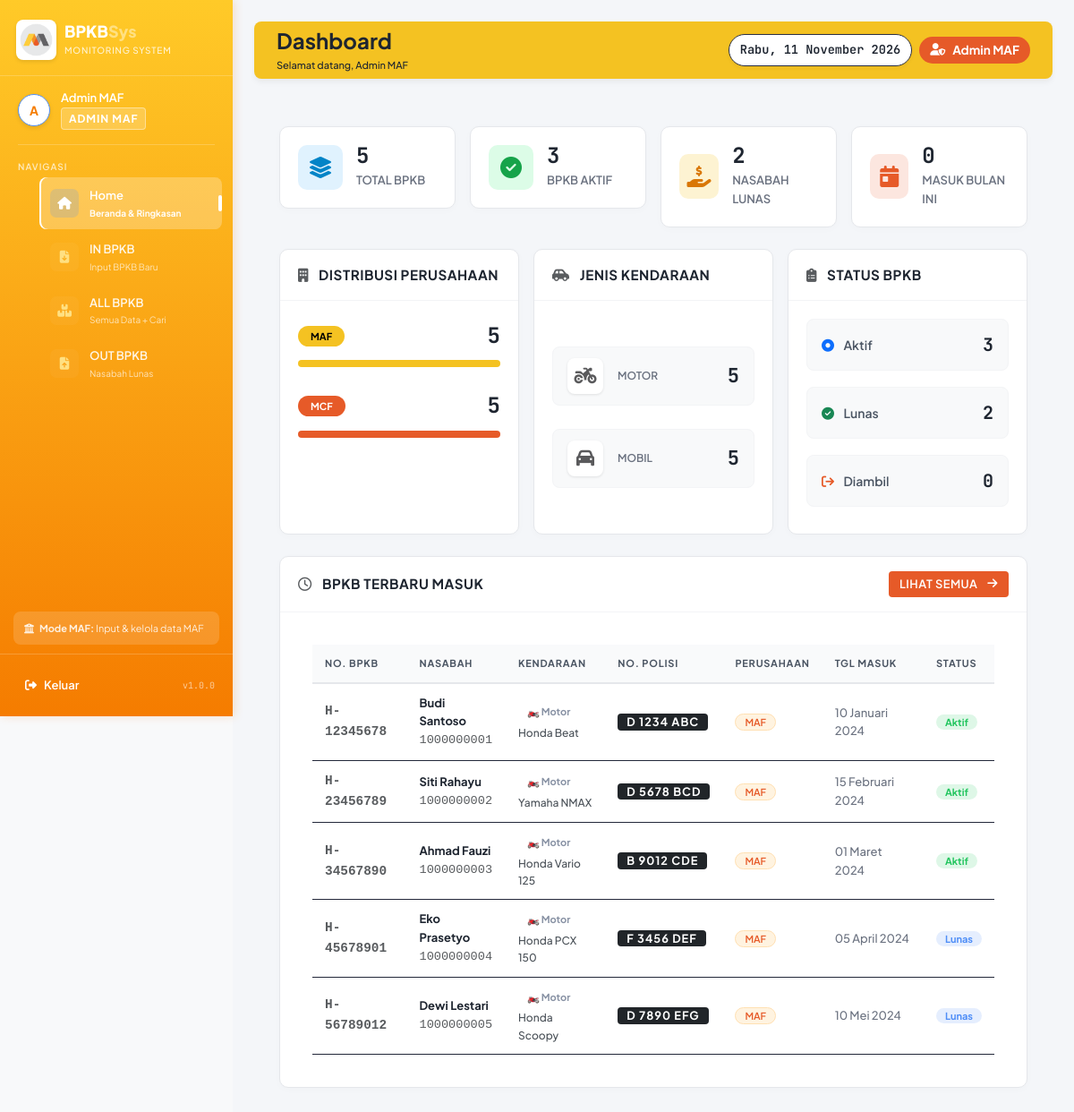
/pages/home.php (signed in), run on the app's committed database.
### tables this page shows
CREATE TABLE IF NOT EXISTS bpkb (
    id              INT AUTO_INCREMENT PRIMARY KEY,
    no_bpkb         VARCHAR(50)  NOT NULL UNIQUE   COMMENT 'Nomor seri BPKB',
    no_polisi       VARCHAR(20)  NOT NULL,
    no_rangka       VARCHAR(50)  NOT NULL,
    no_mesin        VARCHAR(50)  NOT NULL,
    nama_nasabah    VARCHAR(100) NOT NULL,
    no_kontrak      VARCHAR(50)  NOT NULL UNIQUE,
    no_hp           VARCHAR(20),
    alamat          TEXT,
    jenis_kendaraan ENUM('Motor','Mobil') NOT NULL DEFAULT 'Motor',
    merk_kendaraan  VARCHAR(50),
    tahun_kendaraan YEAR,
    warna           VARCHAR(30),
    perusahaan      ENUM('MAF','MCF') NOT NULL     COMMENT 'MAF = Mega Auto Finance, MCF = Mega Central Finance',
    tanggal_masuk   DATE         NOT NULL,
    keterangan      TEXT,
    status          ENUM('aktif','lunas','diambil') NOT NULL DEFAULT 'aktif',
    tanggal_lunas   DATE         NULL,
    tanggal_keluar  DATE         NULL,
    user_input      INT          NOT NULL           COMMENT 'FK ke users.id',
    created_at      TIMESTAMP DEFAULT CURRENT_TIMESTAMP,
    updated_at      TIMESTAMP DEFAULT CURRENT_TIMESTAMP ON UPDATE CURRENT_TIMESTAMP,
    FOREIGN KEY (user_input) REFERENCES users(id) ON DELETE RESTRICT
);

### pages/home.php (the view, shortened to what this page needs)
<?php
require_once '../config/config.php';
require_once '../config/database.php';
$role = userRole();
$whereRole = '';
if ($role === 'MAF') $whereRole = " WHERE perusahaan='MAF'";
elseif ($role === 'MCF') $whereRole = " WHERE perusahaan='MCF'";
$s = [];
$s['total']    = $conn->query("SELECT COUNT(*) c FROM bpkb" . ($whereRole ?: ''))->fetch_assoc()['c'];
$s['aktif']    = $conn->query("SELECT COUNT(*) c FROM bpkb" . ($whereRole ? $whereRole . " AND status='aktif'" : " WHERE status='aktif'"))->fetch_assoc()['c'];
$s['lunas']    = $conn->query("SELECT COUNT(*) c FROM bpkb" . ($whereRole ? $whereRole . " AND status='lunas'" : " WHERE status='lunas'"))->fetch_assoc()['c'];
$s['diambil']  = $conn->query("SELECT COUNT(*) c FROM bpkb" . ($whereRole ? $whereRole . " AND status='diambil'" : " WHERE status='diambil'"))->fetch_assoc()['c'];
$s['maf']      = $conn->query("SELECT COUNT(*) c FROM bpkb WHERE perusahaan='MAF'")->fetch_assoc()['c'];
$s['mcf']      = $conn->query("SELECT COUNT(*) c FROM bpkb WHERE perusahaan='MCF'")->fetch_assoc()['c'];
$s['motor']    = $conn->query("SELECT COUNT(*) c FROM bpkb WHERE jenis_kendaraan='Motor'")->fetch_assoc()['c'];
$s['mobil']    = $conn->query("SELECT COUNT(*) c FROM bpkb WHERE jenis_kendaraan='Mobil'")->fetch_assoc()['c'];
$whereRoleAnd = $whereRole ? str_replace(' WHERE ', ' AND ', $whereRole) : '';
$s['bulan_ini'] = $conn->query("SELECT COUNT(*) c FROM bpkb WHERE MONTH(tanggal_masuk)=MONTH(CURDATE()) AND YEAR(tanggal_masuk)=YEAR(CURDATE())" . $whereRoleAnd)->fetch_assoc()['c'];
$recentWhere = $whereRole ? $whereRole : '';
$recent = $conn->query("SELECT b.*, u.nama AS input_oleh
    FROM bpkb b JOIN users u ON b.user_input = u.id
    $recentWhere
    ORDER BY b.created_at DESC LIMIT 5");
include '../includes/header.php';
?>
<div class="d-flex">
<?php include '../includes/sidebar.php'; ?>
<div class="main-wrapper w-100 p-4" style="background-color: #f4f6f9 !important;">
    <div class="topbar d-flex justify-content-between align-items-center mb-4">
        <div class="topbar-title">
            <h4 class="mb-1 fw-bold">Dashboard</h4>
            <small style="font-weight: 500;">Selamat datang, <?= userNama() ?></small>
        </div>
        <div class="topbar-right d-flex gap-2 align-items-center">
            <span class="date-badge" id="live-date"></span>
            <span class="badge" style="background-color: var(--brand-orange); padding: 8px 12px; font-size: 0.85rem;">
                <i class="fa-solid fa-user-shield me-1"></i> <?= roleLabelFull(userRole()) ?>
            </span>
        </div>
    </div>
    <div class="main-content">
        <div class="row g-3 mb-4">
            <div class="col-md-3">
                <div class="stat-card-custom">
                    <div class="stat-icon-custom icon-blue">
                        <i class="fa-solid fa-layer-group"></i>
                    </div>
                    <div class="stat-info">
                        <div class="stat-value"><?= $s['total'] ?></div>
                        <div class="stat-label">Total BPKB</div>
                    </div>
                </div>
            </div>
            <div class="col-md-3">
                <div class="stat-card-custom">
                    <div class="stat-icon-custom icon-green">
                        <i class="fa-solid fa-circle-check"></i>
                    </div>
                    <div class="stat-info">
                        <div class="stat-value"><?= $s['aktif'] ?></div>
                        <div class="stat-label">BPKB Aktif</div>
                    </div>
                </div>
            </div>
            <div class="col-md-3">
                <div class="stat-card-custom">
                    <div class="stat-icon-custom icon-yellow">
                        <i class="fa-solid fa-hand-holding-dollar"></i>
                    </div>
                    <div class="stat-info">
                        <div class="stat-value"><?= $s['lunas'] ?></div>
                        <div class="stat-label">Nasabah Lunas</div>
                    </div>
                </div>
            </div>
            <div class="col-md-3">
                <div class="stat-card-custom">
                    <div class="stat-icon-custom icon-orange">
                        <i class="fa-solid fa-calendar-day"></i>
                    </div>
                    <div class="stat-info">
                        <div class="stat-value"><?= $s['bulan_ini'] ?></div>
                        <div class="stat-label">Masuk Bulan Ini</div>
                    </div>
                </div>
            </div>
        </div>
        <div class="row g-3 mb-4">
            <div class="col-md-4">
                <div class="card h-100">
                    <div class="card-header">
                        <i class="fa-solid fa-building me-2 text-muted"></i> Distribusi Perusahaan
                    </div>
                    <div class="card-body p-4">
                        <div class="d-flex align-items-center justify-content-between mb-2">
                            <span class="badge" style="background-color: var(--brand-yellow); color: #000; padding: 6px 14px; font-weight: 700;">MAF</span>
                            <span style="font-size:24px; font-weight:700; font-family:var(--font-mono); color:var(--text-dark)"><?= $s['maf'] ?></span>
                        </div>
                        <div class="progress-bar-custom">
                            <?php $pct_maf = $s['total'] ? round($s['maf']/$s['total']*100) : 0; ?>
                            <div class="progress-fill-maf" style="width:<?= $pct_maf ?>%; height:100%;"></div>
                        </div>
                        <div class="d-flex align-items-center justify-content-between mb-2 mt-4">
                            <span class="badge" style="background-color: var(--brand-orange); color: #fff; padding: 6px 14px; font-weight: 700;">MCF</span>
                            <span style="font-size:24px; font-weight:700; font-family:var(--font-mono); color:var(--text-dark)"><?= $s['mcf'] ?></span>
                        </div>
                        <div class="progress-bar-custom" style="margin-bottom: 0;">
                            <?php $pct_mcf = $s['total'] ? round($s['mcf']/$s['total']*100) : 0; ?>
                            <div class="progress-fill-mcf" style="width:<?= $pct_mcf ?>%; height:100%;"></div>
                        </div>
                    </div>
                </div>
            </div>
            <div class="col-md-4">
                <div class="card h-100">
                    <div class="card-header">
                        <i class="fa-solid fa-car-side me-2 text-muted"></i> Jenis Kendaraan
                    </div>
                    <div class="card-body p-4 d-flex flex-column gap-3 justify-content-center">
                        <div class="info-box">
                            <div class="d-flex align-items-center gap-3">
                                <div style="width:40px; height:40px; background:#fff; border-radius:8px; display:flex; align-items:center; justify-content:center; color:var(--brand-grey); box-shadow:0 1px 3px rgba(0,0,0,0.1);">
                                    <i class="fa-solid fa-motorcycle fs-5"></i>
                                </div>
                                <div style="font-size:12px; font-weight:600; color:#6b7280; text-transform:uppercase;">Motor</div>
                            </div>
                            <div style="font-size:22px; font-weight:700; font-family:var(--font-mono); color:var(--text-dark);"><?= $s['motor'] ?></div>
                        </div>
                        <div class="info-box" style="margin-bottom: 0;">
                            <div class="d-flex align-items-center gap-3">
                                <div style="width:40px; height:40px; background:#fff; border-radius:8px; display:flex; align-items:center; justify-content:center; color:var(--brand-grey); box-shadow:0 1px 3px rgba(0,0,0,0.1);">
                                    <i class="fa-solid fa-car fs-5"></i>
                                </div>
                                <div style="font-size:12px; font-weight:600; color:#6b7280; text-transform:uppercase;">Mobil</div>
                            </div>
                            <div style="font-size:22px; font-weight:700; font-family:var(--font-mono); color:var(--text-dark);"><?= $s['mobil'] ?></div>
                        </div>
                    </div>
                </div>
            </div>
            <div class="col-md-4">
                <div class="card h-100">
                    <div class="card-header">
                        <i class="fa-solid fa-clipboard-list me-2 text-muted"></i> Status BPKB
                    </div>
                    <div class="card-body p-4 d-flex flex-column gap-2 justify-content-center">
                        <?php
                        $statuses = [
                            ['label'=>'Aktif',   'val'=>$s['aktif'],   'color'=>'#0d6efd', 'icon'=>'fa-circle-dot'],
                            ['label'=>'Lunas',   'val'=>$s['lunas'],   'color'=>'#198754', 'icon'=>'fa-circle-check'],
                            ['label'=>'Diambil', 'val'=>$s['diambil'], 'color'=>'var(--brand-orange)', 'icon'=>'fa-arrow-right-from-bracket'],
                        ];
                        foreach ($statuses as $st):
                        ?>
                        <div class="info-box">
                            <div style="font-weight:600; color:#4b5563; font-size:14px;">
                                <i class="fa-solid <?= $st['icon'] ?> me-2" style="color: <?= $st['color'] ?>;"></i> <?= $st['label'] ?>
                            </div>
                            <span style="font-weight:700; font-family:var(--font-mono); font-size:20px; color:var(--text-dark);"><?= $st['val'] ?></span>
                        </div>
                        <?php endforeach; ?>
                    </div>
                </div>
            </div>
        </div>
        <div class="card">
            <div class="card-header d-flex justify-content-between align-items-center">
                <span><i class="fa-regular fa-clock me-2 text-muted"></i> BPKB Terbaru Masuk</span>
                <a href="all_bpkb.php" class="btn btn-sm" style="background-color: var(--brand-orange); color: white; border-radius: 4px; font-size: 0.8rem; font-weight: 600;">
                    Lihat Semua <i class="fa-solid fa-arrow-right ms-1"></i>
                </a>
            </div>
            <div class="card-body p-0">
                <div class="table-responsive p-3">
                <table class="table table-hover mb-0">
                    <thead>
                        <tr>
                            <th>No. BPKB</th>
                            <th>Nasabah</th>
                            <th>Kendaraan</th>
                            <th>No. Polisi</th>
                            <th>Perusahaan</th>
                            <th>Tgl Masuk</th>
                            <th>Status</th>
                        </tr>
                    </thead>
                    <tbody>
                    <?php while ($r = $recent->fetch_assoc()): ?>
                        <tr>
                            <td class="fw-semibold font-monospace text-muted" style="font-size: 0.9rem;"><?= $r['no_bpkb'] ?></td>
                            <td>
                                <div style="font-weight:700; color:var(--text-dark);"><?= $r['nama_nasabah'] ?></div>
                                <div class="font-monospace text-muted" style="font-size: 0.85rem;"><?= $r['no_kontrak'] ?></div>
                            </td>
                            <td>
                                <div class="mb-1"><?= badgeKendaraan($r['jenis_kendaraan']) ?></div>
                                <div style="font-size:12px; font-weight: 500; color: #495057;"><?= $r['merk_kendaraan'] ?></div>
                            </td>
                            <td>
                                <span class="badge bg-dark text-white rounded-1" style="font-size: 0.8rem; letter-spacing: 1px;">
                                    <?= $r['no_polisi'] ?>
                                </span>
                            </td>
                            <td><?= badgePerusahaan($r['perusahaan']) ?></td>
                            <td>
                                <span style="font-size: 13px; font-weight: 500; color: #6b7280;">
                                    <?= formatTanggal($r['tanggal_masuk']) ?>
                                </span>
                            </td>
                            <td><?= badgeStatus($r['status']) ?></td>
                        </tr>
                    <?php endwhile; ?>
                    </tbody>
                </table>
                </div>
            </div>
        </div>
    </div></div></div><?php include '../includes/footer.php'; ?>

### config/config.php (shortened to what this page needs)
<?php
function userNama(): string  { return $_SESSION['nama']  ?? '-'; }
function userRole(): string  { return $_SESSION['role']  ?? '-'; }
function formatTanggal(?string $tgl): string {
    $bulan = ['','Januari','Februari','Maret','April','Mei','Juni',
              'Juli','Agustus','September','Oktober','November','Desember'];
    [$y, $m, $d] = explode('-', $tgl);
    return "$d {$bulan[(int)$m]} $y";
}
function badgeStatus(string $s): string {
    return match($s) {
        'aktif'   => '<span class="badge badge-aktif">Aktif</span>',
        'lunas'   => '<span class="badge badge-lunas">Lunas</span>',
        'diambil' => '<span class="badge badge-diambil">Diambil</span>',
        default   => '<span class="badge badge-secondary">' . $s . '</span>',
    };
}
function badgePerusahaan(string $p): string {
    return match($p) {
        'MAF' => '<span class="badge badge-maf">MAF</span>',
        'MCF' => '<span class="badge badge-mcf">MCF</span>',
        default => $p,
    };
}
function badgeKendaraan(string $k): string {
    $icon = $k === 'Motor' ? '🏍️' : '🚗';
    return "<span class=\"badge badge-kendaraan\">$icon $k</span>";
}
function roleLabelFull(string $role): string {
    return match($role) {
        'MAF'   => 'Admin MAF',
        'MCF'   => 'Admin MCF',
        'kacab' => 'Ketua Cabang',
        default => $role,
    };
}

### data on the page
bpkb: no_bpkb "H-12345678", nama_nasabah "Budi Santoso", no_kontrak "1000000001", jenis_kendaraan "🏍️", jenis_kendaraan "Motor", merk_kendaraan "Honda Beat", no_polisi "D 1234 ABC", perusahaan "MAF", tanggal_masuk "10 Januari 2024", status "Aktif"
bpkb: no_bpkb "H-23456789", nama_nasabah "Siti Rahayu", no_kontrak "1000000002", jenis_kendaraan "🏍️", jenis_kendaraan "Motor", merk_kendaraan "Yamaha NMAX", no_polisi "D 5678 BCD", perusahaan "MAF", tanggal_masuk "15 Februari 2024", status "Aktif"
bpkb: no_bpkb "H-34567890", nama_nasabah "Ahmad Fauzi", no_kontrak "1000000003", jenis_kendaraan "🏍️", jenis_kendaraan "Motor", merk_kendaraan "Honda Vario 125", no_polisi "B 9012 CDE", perusahaan "MAF", tanggal_masuk "01 Maret 2024", status "Aktif"
bpkb: no_bpkb "H-45678901", nama_nasabah "Eko Prasetyo", no_kontrak "1000000004", jenis_kendaraan "🏍️", jenis_kendaraan "Motor", merk_kendaraan "Honda PCX 150", no_polisi "F 3456 DEF", perusahaan "MAF", tanggal_masuk "05 April 2024", status "Lunas"
bpkb: no_bpkb "H-56789012", nama_nasabah "Dewi Lestari", no_kontrak "1000000005", jenis_kendaraan "🏍️", jenis_kendaraan "Motor", merk_kendaraan "Honda Scoopy", no_polisi "D 7890 EFG", perusahaan "MAF", tanggal_masuk "10 Mei 2024", status "Lunas"

### other printed values
substr(userNama(), 0, 1) "A"
userNama() "Admin MAF"
roleLabelFull($role) "ADMIN MAF"
$menu['label'] "Home"
$menu['sub'] "Beranda & Ringkasan"
$menu['label'] "IN BPKB"
$menu['sub'] "Input BPKB Baru"
$menu['label'] "ALL BPKB"
$menu['sub'] "Semua Data + Cari"
$menu['label'] "OUT BPKB"
$menu['sub'] "Nasabah Lunas"
APP_VERSION "1.0.0"
roleLabelFull(userRole()) "Admin MAF"
$s['total'] "5"
$s['aktif'] "3"
